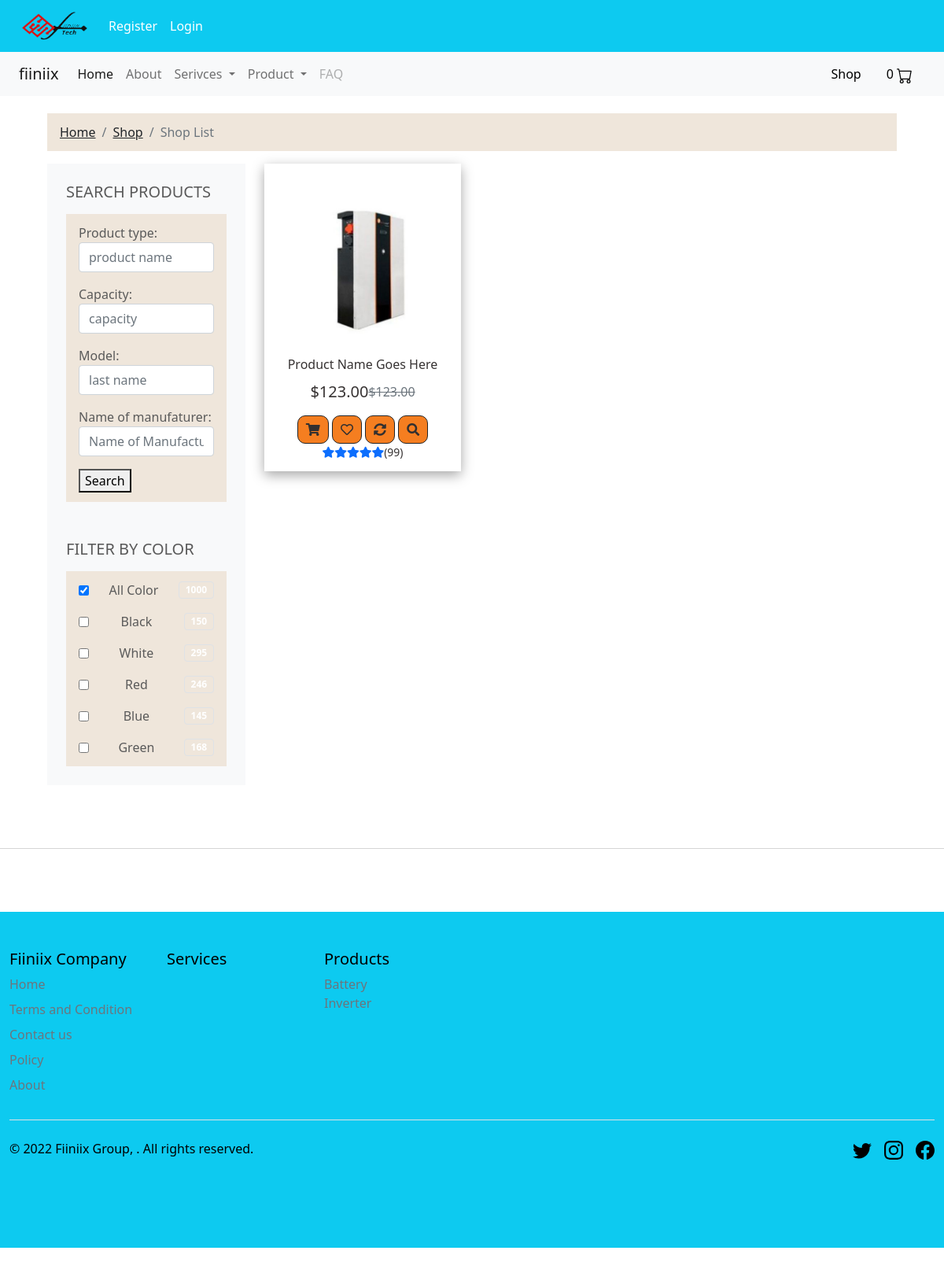
The app's page /shop/product/, older data.
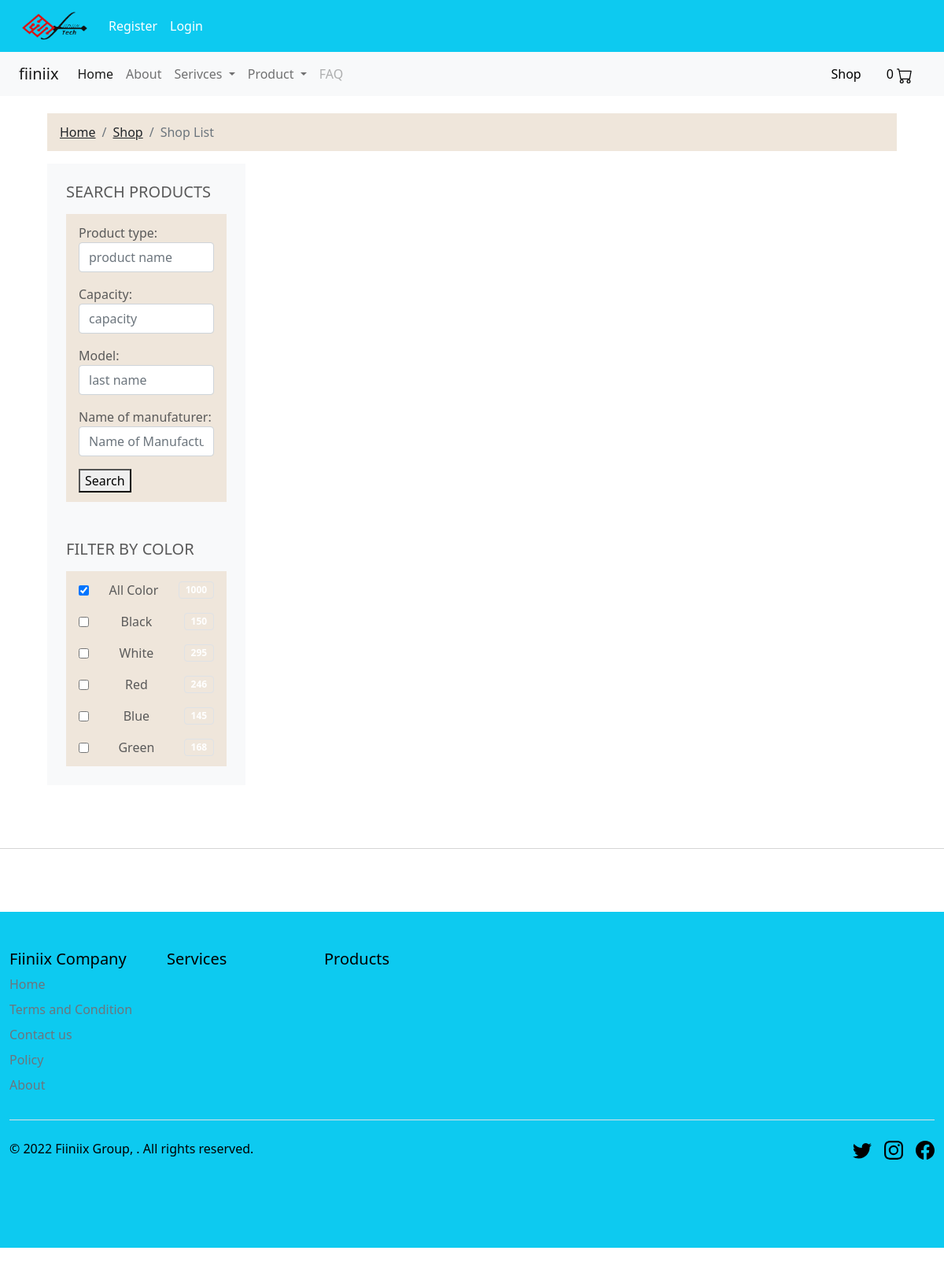
The same page, newer data.
### shop/models.py (models this page shows, shortened)
class Product(models.Model):
	category = models.ForeignKey(Category, related_name='product', on_delete=models.CASCADE)
	own_by = models.ForeignKey(ProductOwnCompany, related_name='product_creator', on_delete=models.CASCADE)
	product_type = models.CharField(max_length=255)
	model = models.CharField(max_length=255)
	capacity = models.CharField(max_length=255)
	name_of_manufaturer = models.CharField(max_length=255)
	Country_of_manufature = CountryField()
	year_of_production = models.DateTimeField()
	description = models.TextField(blank=True)
	description2 = models.TextField(blank=True)
	image = models.ImageField(upload_to='shop/products/', default='Images/default.jpg')
	image2 = models.ImageField(upload_to='shop/products/', blank=True)
	image3 = models.ImageField(upload_to='shop/products/', blank=True)
	price = models.DecimalField(max_digits=16, decimal_places=2)
	puchase_price = models.DecimalField(max_digits=16,  decimal_places=2)
	sell_price = models.DecimalField(max_digits=16,  decimal_places=2)
	in_stock = models.BooleanField(default=True)
	is_active= models.BooleanField(default=True)
	created = models.DateTimeField(auto_now_add= True)
	updated = models.DateTimeField(auto_now=True)
	objects = models.Manager()
	products = ProductManager()
	class Meta:
		verbose_name_plural = 'products'
		ordering = ('-created',)

class Category(models.Model):
	name = models.CharField(max_length=255, db_index=True)
	slug = models.SlugField(max_length=255, unique=True)
	description = models.TextField(blank=True)
	class Meta:
		verbose_name_plural = 'categories'
	def get_absolute_url(self):
		return reverse('shop:category_list', args=[self.slug])

### shop/views.py (the view)
# urls.py: path('product/', views.ListViewProduct.as_view(), name='product'),
class ListViewProduct(ListView):
     model = Product
     template_name = './shop/products/product.html'
     context_object_name = 'products'
     paginate_by = 6
     form_class =  SearchProductForm
     def get_queryset(self):
        queryset = Product.objects.all()
        search_query = self.request.GET.get('search_query')
        if search_query:
            queryset = queryset.filter(name__icontains=search_query)
        return queryset
     def get_context_data(self, **kwargs):
        context = super().get_context_data(**kwargs)
        context['search_form'] = SearchProductForm(self.request.GET)
        return context

### shop/forms.py
class SearchProductForm(forms.Form):
    product_type= forms.CharField(required=False, widget=forms.TextInput(attrs ={'class':'form-control' ,'placeholder':'product name', 'type':'text'}))
    capacity = forms.CharField(required=False, widget=forms.TextInput(attrs ={'class':'form-control' ,'placeholder':'capacity', 'type':'text'}))
    model = forms.CharField(required=False, widget=forms.TextInput(attrs ={'class':'form-control' ,'placeholder':'last name', 'type':'text'}))
    name_of_manufaturer = forms.EmailField(required=False, widget=forms.TextInput(attrs ={'class':'form-control' ,'placeholder':'Name of Manufacturer'}))
    class Meta():
        fields = ('product_type','capacity','model','name_of_manufaturer')

### basket/basket.py (called while the page is built)
    def __len__(self):
        return sum(item['qty'] for item in self.basket.values())

### basket/basket_context_processors.py (called while the page is built)
def basket(request):
    return{'basket': Basket(request)}

### mainpage/service_context_processors.py (called while the page is built)
def serviceCategories(request):
	return {
        'serviceCategories': ServiceCategory.objects.all()
    }

### shop/product_context_processors.py (called while the page is built)
def categories(request):
    return {
        'categories': Category.objects.all()
    }

### templates/shop/products/product.html (shortened to what the changed rows need)
{% extends "base.html" %}
{%  load static %}
{% block content %}
 <br /><br /><br /><br />
<body>
<div class="container-fluid">
    <div class="row px-xl-5">
            <div class="col-lg-9 col-md-8">
                <div class="row pb-3">
                    {% for product in products %}
                    <div class="col-lg-4 col-md-6 col-sm-6 pb-1">
                        <div class="single-boxx">
                            <div class="product-item">
                                <div class="product-img position-relative overflow-hidden">
                                    <img class="img-fluid w-100" src="{{ product.image.url }}" alt="">
                                </div>
                                <div class="text-center">
                                    <p class="h6 text-decoration-none text-truncate" href="">Product Name Goes Here</p>
                                    <div class="d-flex align-items-center justify-content-center mt-2">
                                        <h5>$123.00</h5><h6 class="text-muted ml-2"><del>$123.00</del></h6>
                                    </div>
                                    <div class="product-action">
                                        <a class="btn btn-outline-dark btn-square" href=""><i class="fa fa-shopping-cart"></i></a>
                                        <a class="btn btn-outline-dark btn-square" href=""><i class="far fa-heart"></i></a>
                                        <a class="btn btn-outline-dark btn-square" href=""><i class="fa fa-sync-alt"></i></a>
                                        <a class="btn btn-outline-dark btn-square" href=""><i class="fa fa-search"></i></a>
                                    </div>
                                    <div class="d-flex align-items-center justify-content-center mb-1">
                                        <small class="fa fa-star text-primary mr-1"></small>
                                        <small class="fa fa-star text-primary mr-1"></small>
                                        <small class="fa fa-star text-primary mr-1"></small>
                                        <small class="fa fa-star text-primary mr-1"></small>
                                        <small class="fa fa-star text-primary mr-1"></small>
                                        <small>(99)</small>
                                    </div>
                                </div>
                            </div>
                        </div>
                    </div>
                    {%endfor%}
                </div>
            </div>
    </div>
</div>
            {% include 'mainpage/navigations/footer.html' %}
    </body>
{% endblock %}

### templates/mainpage/navigations/footer.html (shortened to what this page needs)
<hr class="featurette-divider" />
<div class="container-fluid bg-info" style="color: black !important;">
  <footer class="py-5">
    <div class="row">
      <div class="col-2">
        <h5>Fiiniix Company</h5>
        <ul class="nav flex-column"  style="color: black !important;">
          <li class="nav-item mb-2"><a href="/" class="nav-link p-0 text-muted">Home</a></li>
          <li class="nav-item mb-2"><a href="{% url 'mainpage:terms' %}" class="nav-link p-0 text-muted">Terms and Condition</a></li>
          <li class="nav-item mb-2"><a href="{% url 'mainpage:contact_us' %}" class="nav-link p-0 text-muted">Contact us</a></li>
          <li class="nav-item mb-2"><a href="{% url 'mainpage:fx_policy' %}" class="nav-link p-0 text-muted">Policy</a></li>
          <li class="nav-item mb-2"><a href="{% url 'mainpage:about' %}"  class="nav-link p-0 text-muted">About</a></li>
        </ul>
      </div>
      <div class="col-2">
        <h5>Services</h5>
      </div>
      <div class="col-2">
        <h5>Products</h5>
        <ul class="nav flex-column">
          {% for t in categories %}
          <li {% if category.slug == t.slug %}class="nav-item mb-2" {% endif %} style="color: black !important;">
           <a class="nav-link p-0 text-muted" href="{{ t.get_absolute_url }}">{{ t.name|title }}</a>
          </li>
          {% endfor %}
        </ul>
      </div>
      <div class="col-4 offset-1">
      </div>
    </div>
    <div class="d-flex justify-content-between py-4 my-4 border-top">
      <p>&copy; 2022 Fiiniix Group, . All rights reserved.</p>
      <ul class="list-unstyled d-flex">
        <li class="ms-3"><a class="link-dark" href="#"><svg class="bi" width="24" height="24"><use xlink:href="#twitter"/></svg></a></li>
        <li class="ms-3"><a class="link-dark" href="#"><svg class="bi" width="24" height="24"><use xlink:href="#instagram"/></svg></a></li>
        <li class="ms-3"><a class="link-dark" href="#"><svg class="bi" width="24" height="24"><use xlink:href="#facebook"/></svg></a></li>
      </ul>
    </div>
  </footer>
</div>

Row changes from the older to the newer data that the page shows:
removed Product: image (picture)
removed Category: name "Battery"
removed Category: name "Inverter"
